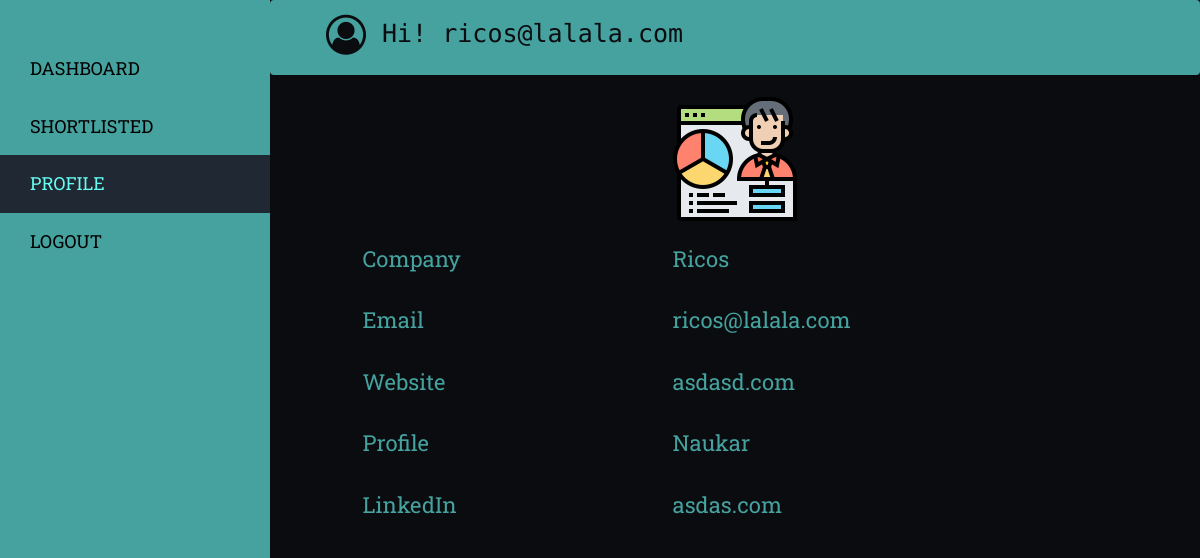
Page /profile-recruiter.php (signed in) on the earlier database version.
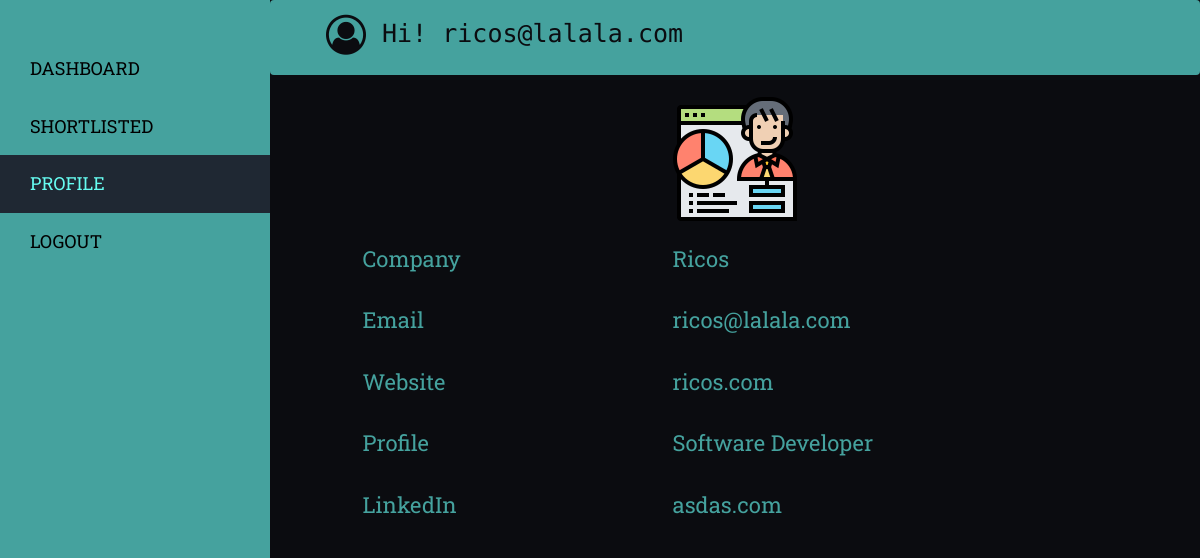
Same page on the later database version.
### tables this page shows
CREATE TABLE `recruiter` (
  `comp_id` int(11) NOT NULL,
  `company` varchar(250) DEFAULT NULL,
  `email` varchar(250) NOT NULL,
  `website` varchar(500) DEFAULT NULL,
  `linkedin` varchar(500) DEFAULT NULL,
  `profile` varchar(500) DEFAULT NULL,
  `password` varchar(300) DEFAULT NULL
);

### profile-recruiter.php (the view, shortened to what this page needs)
<?php
require_once "connect.php";
$email=$_SESSION['recid'];
$stmt= $pdo->query("SELECT comp_id FROM recruiter where email='$email'");
$rows= $stmt->fetch(PDO::FETCH_ASSOC);
$user_id= htmlentities($rows['comp_id']);
$stmt1= $pdo->query("SELECT * FROM recruiter where comp_id='$user_id'");
$rows1= $stmt1->fetch(PDO::FETCH_ASSOC);
$fname= htmlentities($rows1['company']);
$lname= htmlentities($rows1['email']);
$dob=htmlentities($rows1['website']);
$linkedin= htmlentities($rows1['profile']);
$resume=htmlentities($rows1['linkedin']);
?>
<!DOCTYPE html>
<html>
<head>
  	<link rel="stylesheet" href="https://maxcdn.bootstrapcdn.com/bootstrap/3.4.1/css/bootstrap.min.css">
    <link rel="stylesheet" href="https://cdnjs.cloudflare.com/ajax/libs/font-awesome/4.7.0/css/font-awesome.min.css">
    <link rel="stylesheet" type="text/css" href="css/dashboard.css">
</head>
<body>
<div class="sidebar">
	  <a class="first" href="dashboard-recruiter.php">DASHBOARD</a>
	  <a href="shortlist.php">SHORTLISTED</a>
	  <a href="profile-recruiter.php" class="active">PROFILE</a>
	  <a href="logout-recruiter.php">LOGOUT</a>
	</div>
	<div class="content">
	<nav class="navbar container-fluid">
		<ul class="navbar-nav" id="navbar-id">
			<li><i class="fa fa-user-circle-o icon"></i><a href="#" id="username" style="font-family: 'Roboto Mono', monospace;">Hi! <?php echo $_SESSION["recid"]; ?></a></li>
		</ul>
	</nav>
	<div class="container-fluid">
		<center><img src="images/research.png"></center>
		<div class="row"><br>
			<div class="col-sm-1"></div>
			<div class="col-sm-4">
				<p>Company</p>
			</div>
			<div class="col-sm-6">
				<p><?=$fname ?></p>
			</div>
		</div>
		<div class="row"><br>
			<div class="col-sm-1"></div>
			<div class="col-sm-4">
				<p>Email</p>
			</div>
			<div class="col-sm-6">
				<p><?=$lname?></p>
			</div>
		</div>
		<div class="row"><br>
			<div class="col-sm-1"></div>
			<div class="col-sm-4">
				<p>Website</p>
			</div>
			<div class="col-sm-6">
				<p><?=$dob ?></p>
			</div>
		</div>
		<div class="row"><br>
			<div class="col-sm-1"></div>
			<div class="col-sm-4">
				<p>Profile</p>
			</div>
			<div class="col-sm-6">
				<p><?=$linkedin ?></p>
			</div>
		</div>
		<div class="row"><br>
			<div class="col-sm-1"></div>
			<div class="col-sm-4">
				<p>LinkedIn</p>
			</div>
			<div class="col-sm-6">
				<p><?=$resume ?></p>
			</div>
		</div>
	</div>
</div>
</body>
</html>

Differences in the rows shown:
changed recruiter "Ricos": website "asdasd.com" → "ricos.com"; profile "Naukar" → "Software Developer"
